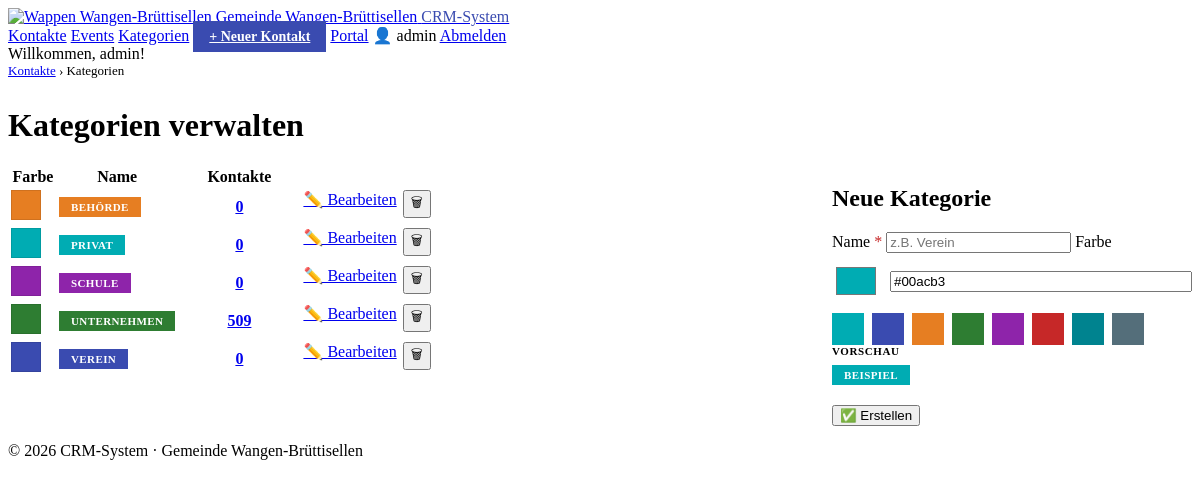
Screenshot of /crm/categories.php (signed in) with the database file from the repository.
### tables this page shows
CREATE TABLE IF NOT EXISTS crm_categories (
    id         INT AUTO_INCREMENT PRIMARY KEY,
    name       VARCHAR(100) NOT NULL,
    color      VARCHAR(7)   NOT NULL DEFAULT '#00acb3',
    created_at DATETIME     DEFAULT CURRENT_TIMESTAMP
);

### config.php (called while the page is built, shortened)
<?php
function e($str) {
    return htmlspecialchars($str ?? '', ENT_QUOTES, 'UTF-8');
}

### crm/categories.php (the view, shortened to what this page needs)
<?php
require_once __DIR__ . '/../config.php';
$categories = $pdo->query("
    SELECT c.*, COUNT(k.id) AS contact_count
    FROM crm_categories c
    LEFT JOIN crm_contacts k ON k.category_id = c.id
    GROUP BY c.id
    ORDER BY c.name ASC
")->fetchAll();
$editCat = null;
include __DIR__ . '/includes/header.php';
?>
<div style="font-size:13px; color:var(--text-muted); margin-bottom:28px;">
    <a href="index.php">Kontakte</a> &rsaquo; Kategorien
</div>
<div class="page-header">
    <h1>Kategorien verwalten</h1>
</div>
<div style="display:grid; grid-template-columns:1fr 360px; gap:32px; align-items:start;">
    <div>
        <?php if (!$categories): ?>
            <div class="card" style="text-align:center; padding:48px; color:var(--text-muted);">
                Noch keine Kategorien vorhanden.
            </div>
        <?php else: ?>
            <table>
                <thead>
                    <tr>
                        <th style="width:44px;">Farbe</th>
                        <th>Name</th>
                        <th style="width:120px; text-align:center;">Kontakte</th>
                        <th style="width:140px;"></th>
                    </tr>
                </thead>
                <tbody>
                <?php foreach ($categories as $cat): ?>
                    <tr>
                        <td>
                            <span style="display:inline-block; width:28px; height:28px; background:<?= e($cat['color']) ?>; border:1px solid rgba(0,0,0,.1);"></span>
                        </td>
                        <td style="font-weight:600; color:var(--text-dark);">
                            <span class="crm-cat-badge" style="background:<?= e($cat['color']) ?>;"><?= e($cat['name']) ?></span>
                        </td>
                        <td style="text-align:center;">
                            <a href="index.php?cat=<?= $cat['id'] ?>" style="font-weight:600;">
                                <?= $cat['contact_count'] ?>
                            </a>
                        </td>
                        <td style="display:flex; gap:6px;">
                            <a href="categories.php?edit=<?= $cat['id'] ?>" class="btn-small btn-secondary">✏️ Bearbeiten</a>
                            <form method="post" onsubmit="return confirm('Kategorie «<?= e(addslashes($cat['name'])) ?>» löschen?\nKontakte dieser Kategorie werden keiner Kategorie zugewiesen.');" style="display:inline;">
                                <button type="submit" class="btn-small btn-danger">🗑</button>
                            </form>
                        </td>
                    </tr>
                <?php endforeach; ?>
                </tbody>
            </table>
        <?php endif; ?>
    </div>
    <div class="card" style="position:sticky; top:24px;">
        <h2><?= $editCat ? 'Kategorie bearbeiten' : 'Neue Kategorie' ?></h2>
        <form method="post" action="categories.php">
            <label>Name <span style="color:#c62828;">*</span>
                <input type="text" name="name" required autofocus
                       value="<?= e($editCat['name'] ?? '') ?>"
                       placeholder="z.B. Verein">
            </label>
            <label>Farbe
                <div style="display:flex; gap:10px; align-items:center; margin-top:8px;">
                    <input type="color" name="color"
                           value="<?= e($editCat['color'] ?? '#00acb3') ?>"
                           id="colorPicker"
                           style="width:48px; height:40px; padding:2px; border:1px solid var(--border-strong); cursor:pointer; background:none;">
                    <input type="text" id="colorText"
                           value="<?= e($editCat['color'] ?? '#00acb3') ?>"
                           placeholder="#00acb3"
                           maxlength="7"
                           style="flex:1; margin-top:0;"
                           oninput="document.getElementById('colorPicker').value=this.value">
                </div>
                <div style="display:flex; gap:8px; flex-wrap:wrap; margin-top:12px;">
                    <?php foreach ([
                        '#00acb3','#3a4bb0','#e67e22','#2e7d32',
                        '#8e24aa','#c62828','#00838f','#546e7a'
                    ] as $c): ?>
                        <span onclick="document.getElementById('colorPicker').value='<?= $c ?>'; document.getElementById('colorText').value='<?= $c ?>';"
                              style="display:inline-block; width:28px; height:28px; background:<?= $c ?>; cursor:pointer; border:2px solid transparent; transition:border-color .15s;"
                              onmouseover="this.style.borderColor='#000'" onmouseout="this.style.borderColor='transparent'"
                              title="<?= $c ?>"></span>
                    <?php endforeach; ?>
                </div>
            </label>
            <div style="margin-bottom:20px;">
                <div style="font-size:11px; font-weight:700; text-transform:uppercase; letter-spacing:0.6px; color:var(--text-muted); margin-bottom:8px;">Vorschau</div>
                <span id="preview" class="crm-cat-badge"
                      style="background:<?= e($editCat['color'] ?? '#00acb3') ?>;">
                    <?= $editCat ? e($editCat['name']) : 'Beispiel' ?>
                </span>
            </div>
            <div style="display:flex; gap:10px; flex-wrap:wrap;">
                <button type="submit" class="btn-primary">
                    <?= $editCat ? '💾 Speichern' : '✅ Erstellen' ?>
                </button>
            </div>
        </form>
    </div>
</div>
<?php include __DIR__ . '/includes/footer.php'; ?>

### crm/includes/header.php (style rules this page uses)
.crm-cat-badge { display: inline-block; padding: 4px 12px; font-size: 11px; font-weight: 700; text-transform: uppercase; letter-spacing: 0.4px; color: #ffffff; }

### rows the page displays
crm_categories: name "BEHÖRDE", contact_count "0"
crm_categories: name "PRIVAT", contact_count "0"
crm_categories: name "SCHULE", contact_count "0"
crm_categories: name "UNTERNEHMEN", contact_count "509"
crm_categories: name "VEREIN", contact_count "0"

### other values shown
$_SESSION['username'] "admin"
$msg "Willkommen, admin!"
